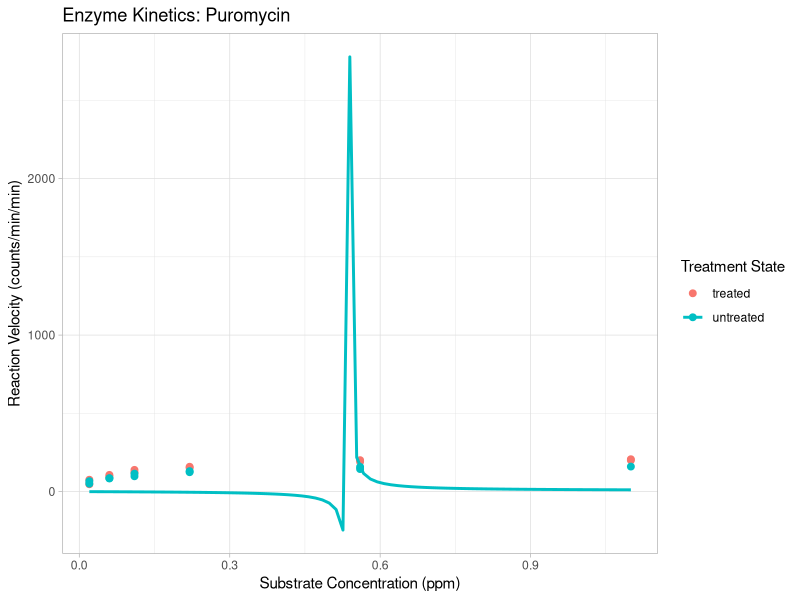
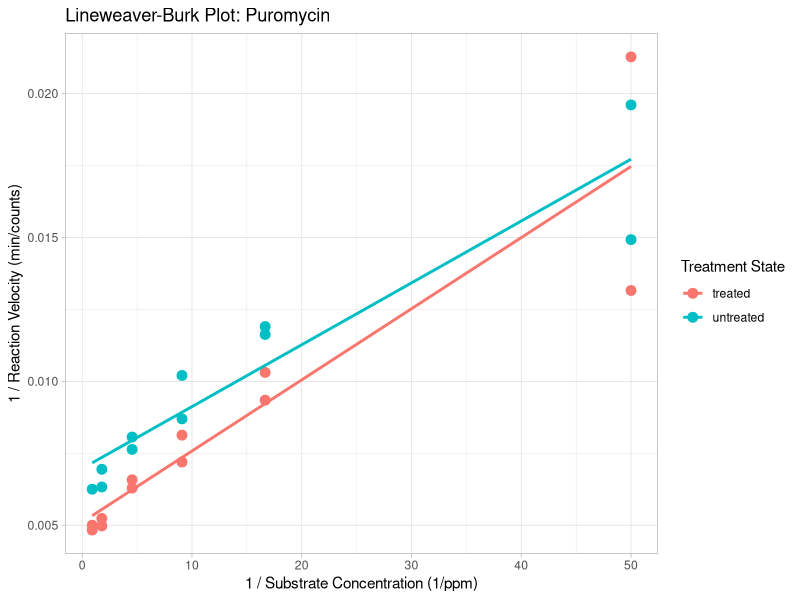

Reproduce these figures in R, in order.
# Enzyme Kinetics Analysis: Puromycin

# 1. Installation & Setup
# install.packages(c("ggplot2", "dplyr"))
library(tidyverse)

# Load built-in dataset
data("Puromycin")

# 2. Michaelis-Menten Plot (Nonlinear Regression)
plot_mm <- ggplot(data = Puromycin, mapping = aes(x = conc, y = rate, color = state)) +
geom_point(size = 2) + geom_smooth(method = "nls", formula = y ~ (Vmax * x) / (Km + x), 
start = list(Vmax = 200, Km = 0.1), se = FALSE) + theme_light() + labs(title = "Enzyme Kinetics: Puromycin", 
x = "Substrate Concentration (ppm)", y = "Reaction Velocity (counts/min/min)", color = "Treatment State")

# Save Michaelis-Menten plot
ggsave("puromycin_michaelis_menten.png", plot = plot_mm, width = 7, height = 5, dpi = 300)

# 3. Lineweaver-Burk Plot (Linear Regression)
plot_lb <- ggplot(data = Puromycin, mapping = aes(x = 1/conc, y = 1/rate, color = state)) + 
geom_point(size = 3) + geom_smooth(method = "lm", se = FALSE, fullrange = TRUE) + theme_light() + 
labs(title = "Lineweaver-Burk Plot: Puromycin", x = "1 / Substrate Concentration (1/ppm)", 
y = "1 / Reaction Velocity (min/counts)", color = "Treatment State")

# Save Lineweaver-Burk plot
ggsave("puromycin_lineweaver_burk.png", plot = plot_lb, width = 7, height = 5, dpi = 300)

# 4. Statistical Summary & Quantile Analysis
# Calculate Means and Standard Deviations
untreated_mean <- Puromycin %>% filter(state == "untreated") %>% pull(conc) %>% mean(na.rm = TRUE)
untreated_sd <- Puromycin %>% filter(state == "untreated") %>% pull(conc) %>% sd(na.rm = TRUE)

treated_mean <- Puromycin %>% filter(state == "treated") %>% pull(conc) %>% mean(na.rm = TRUE)
treated_sd <- Puromycin %>% filter(state == "treated") %>% pull(conc) %>% sd(na.rm = TRUE)

untreated_mean_rate <- Puromycin %>% filter(state == "untreated") %>% pull(rate) %>% mean(na.rm = TRUE)
untreated_sd_rate <- Puromycin %>% filter(state == "untreated") %>% pull(rate) %>% sd(na.rm = TRUE)

treated_mean_rate <- Puromycin %>% filter(state == "treated") %>% pull(rate) %>% mean(na.rm = TRUE)
treated_sd_rate <- Puromycin %>% filter(state == "treated") %>% pull(rate) %>% sd(na.rm = TRUE)

# Calculate 99.5% Confidence Interval: Rate & Conc. (Assuming Normal Distribution)
untreated_conc_michaelis <- qnorm(0.9975, untreated_mean, untreated_sd)
treated_conc_michaelis <- qnorm(0.9975, treated_mean, treated_sd)
michaelis_rate_treated <- qnorm(0.9975, treated_mean_rate, treated_sd_rate)
michaelis_rate_untreated <- qnorm(0.9975, untreated_mean_rate, untreated_sd_rate)

#Calculate 99.5% Confidence Inverval: Vmax & Km (Assuming Normal Distribution)
treated_model <- nls(rate ~ (Vmax * conc) / (Km + conc), data = filter(Puromycin, state == "treated"), start = list(Vmax = 200, Km = 0.1))
untreated_model <- nls(rate ~ (Vmax * conc) / (Km + conc), data = filter(Puromycin, state == "untreated"), start = list(Vmax = 200, Km = 0.1))
treated_params <- coef(treated_model)
untreated_paams <- coef(untreated_model)
treated_Km <- treated_params["Km"]
treated_Vmax <- treated_params["Vmax"]
untreated_params <- coef(untreated_model)
untreated_Km <- untreated_params["Km"]
untreated_Vmax <- untreated_params["Vmax"]
cat("untreated Km:", untreated_Km,"\n")
cat("untreated Vmax:", untreated_Vmax,"\n")
cat("treated Km:", treated_Km,"\n")
cat("treated Vmax:", treated_Vmax,"\n")
